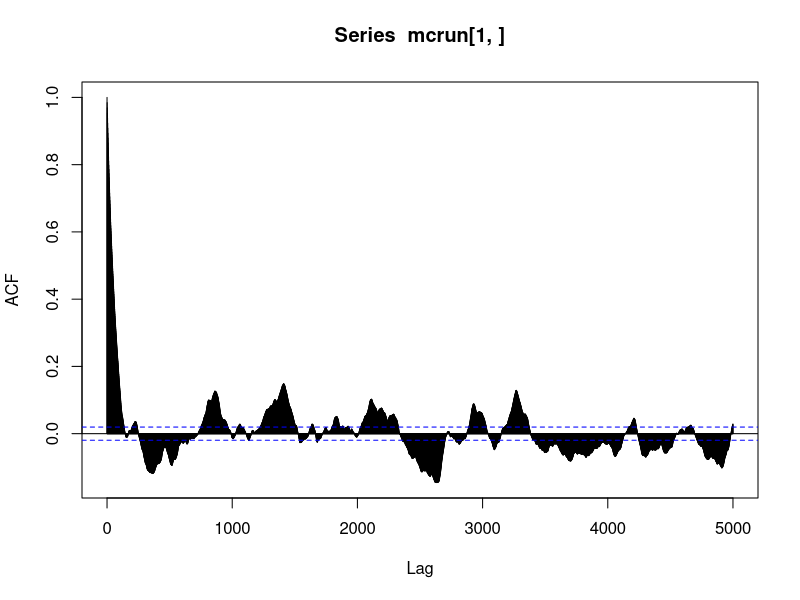
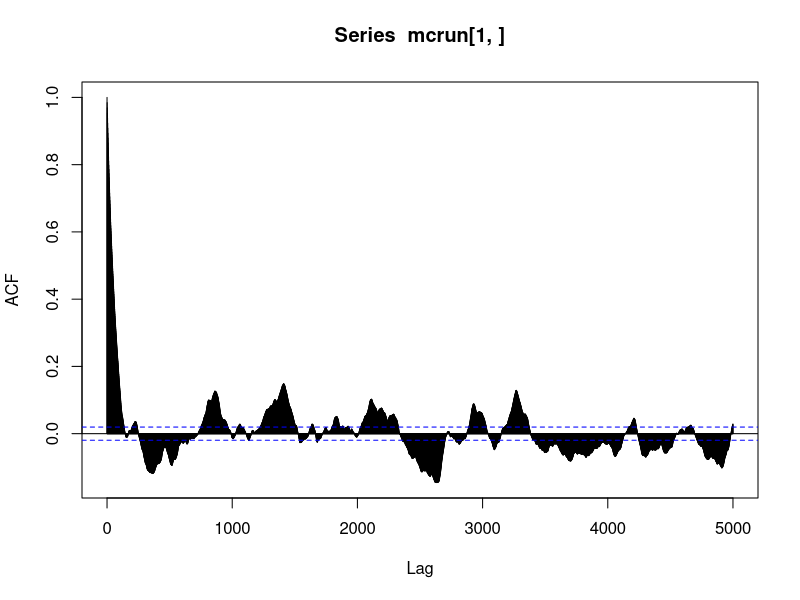
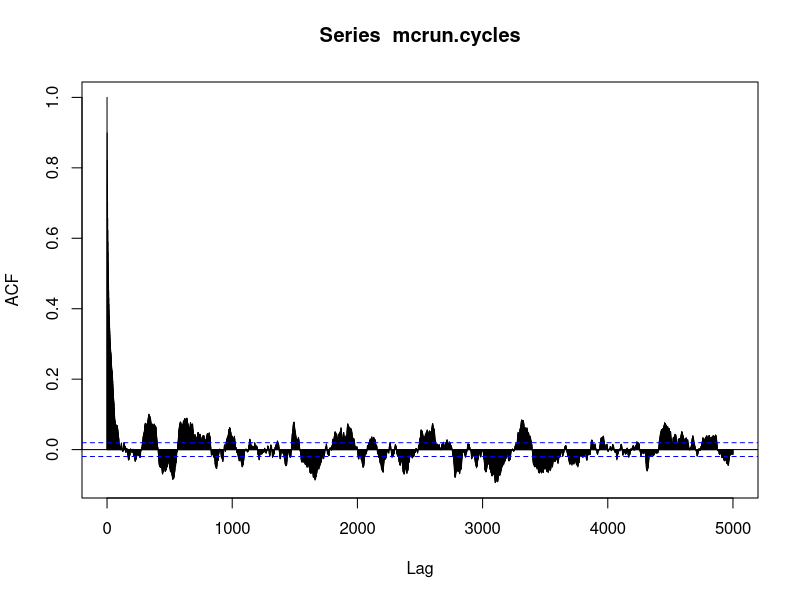
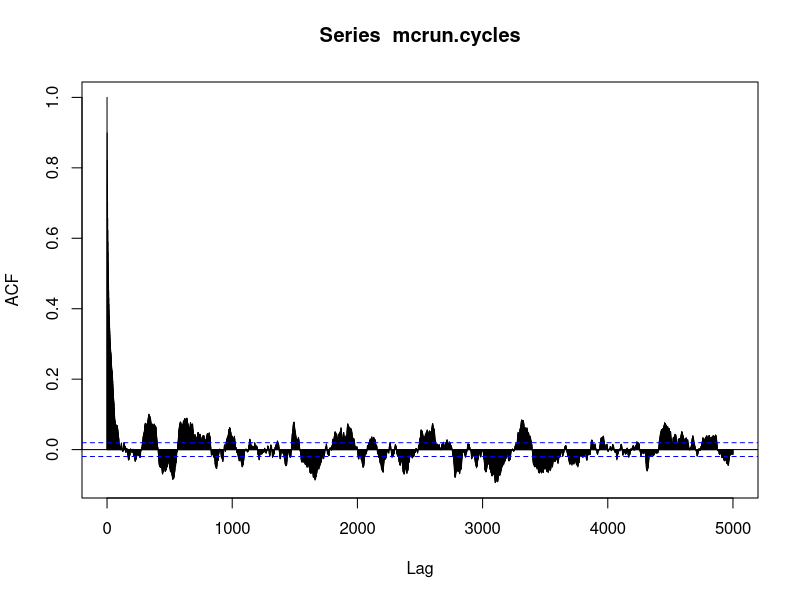
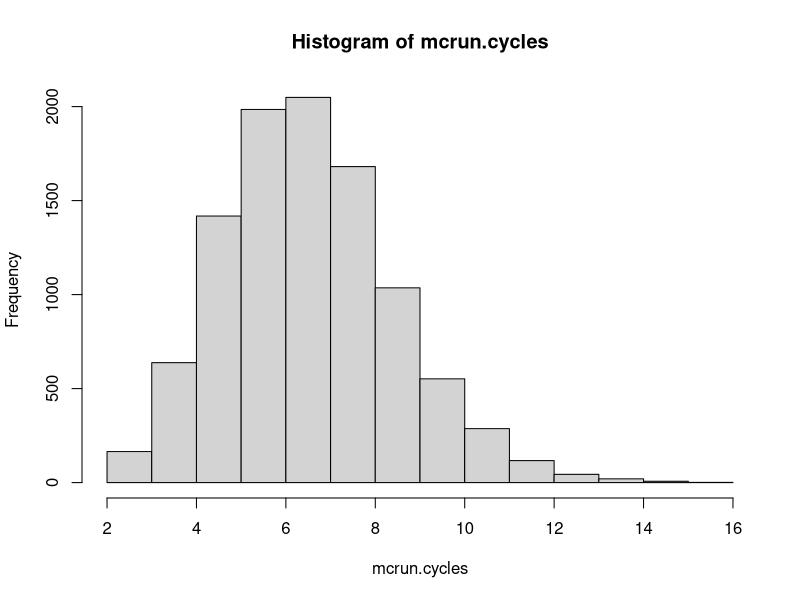
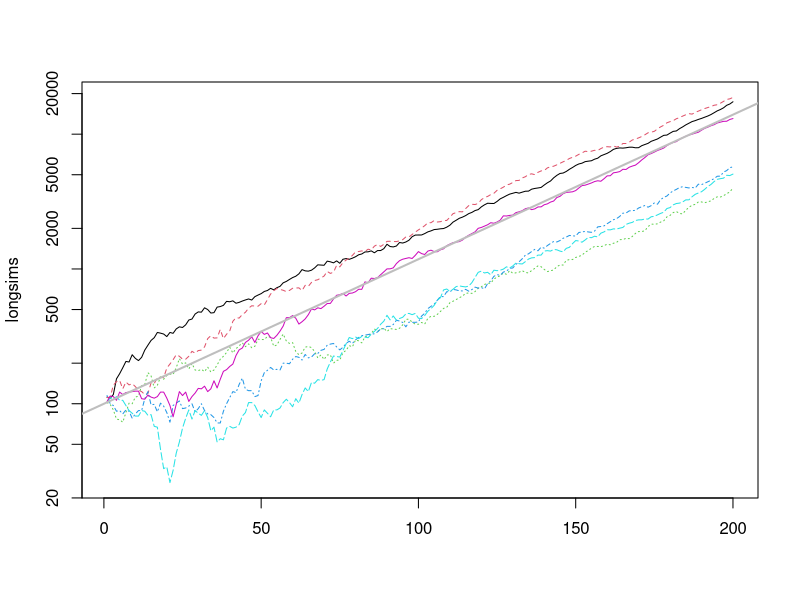
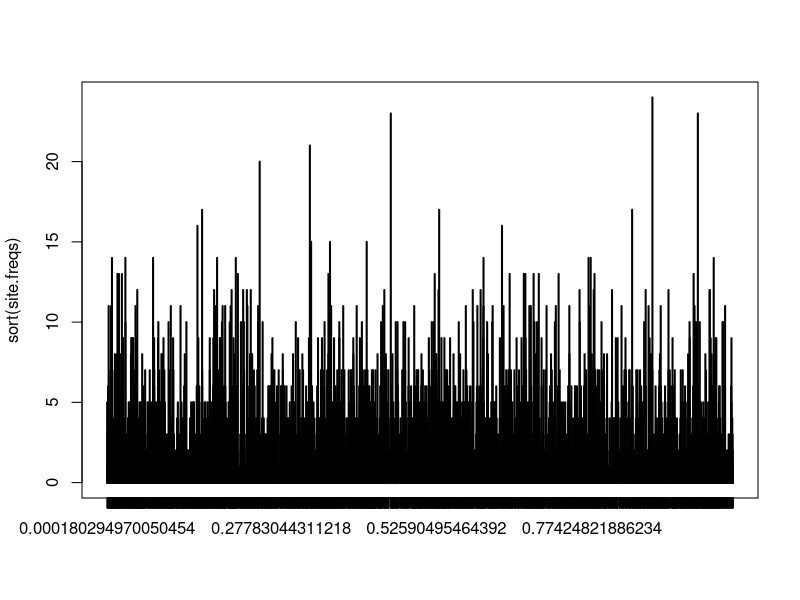

Write R code to recreate these figures, in order.
## ---- chunk 1
fig.dim <- 5
knitr::opts_chunk$set(fig.height=fig.dim,fig.width=2*fig.dim,fig.align='center')
## ---- chunk 2
move <- function (s) {
    jk <- sample.int(length(s),2,replace=TRUE)
    s[jk] <- rev(s[jk])
    return(s)
}
cycles <- function (s) {
    ncycles <- 1
    now <- 1
    done <- c(TRUE,rep(FALSE,length(s)-1))
    while (any(!done)) {
        now <- s[now]
        if (done[now]) {
            ncycles <- ncycles + 1
            now <- min(which(!done))
        }
        done[now] <- TRUE
    }
    return(ncycles)
}
mcmc <- function (s,nsteps, alpha) {
    ss <- matrix(0,nrow=length(s),ncol=nsteps)
    ncycles <- cycles(s)
    for (k in 1:nsteps) {
        ss[,k] <- s
        snew <- move(s)
        newcycles <- cycles(snew)
        if (runif(1) <= (newcycles/ncycles)^alpha) {
            s <- snew
            ncycles <- newcycles
        }
    }
    return(ss)
}
## ---- chunk 3
n <- 4
alpha <- 3
perms <- rbind(1:n,permute::allPerms(n)) # allPerms does *not* include the identity for some reason !?!?!
perm.cycles <- apply(perms,1,cycles)
perm.probs <- perm.cycles^alpha/sum(perm.cycles^alpha)
mcrun <- mcmc(sample.int(n),nsteps=100000,alpha=alpha)
mcrun <- mcmc(mcrun[,ncol(mcrun)],nsteps=100000,alpha=alpha)
cbind( theory=perm.probs,
      simulation=table(factor(apply(mcrun,2,paste,collapse=''),levels=apply(perms,1,paste,collapse='')))/ncol(mcrun)
  )
## ---- chunk 4
n <- 100
alpha <- 3
mcrun <- mcmc(sample.int(n),nsteps=1000,alpha=alpha)
mcrun <- mcmc(mcrun[,ncol(mcrun)],nsteps=10000,alpha=alpha)
mcrun.cycles <- apply(mcrun,2,cycles)
plot(acf(mcrun[1,],lag.max=ncol(mcrun)/2))
plot(acf(mcrun.cycles,lag.max=ncol(mcrun)/2))
## ---- chunk 5
hist(mcrun.cycles)
# mean number of cycles
mean(mcrun.cycles)
# mean squared number of cycles
mean(mcrun.cycles^2)
## ---- chunk 6
mu <- 0.05
# individuals are numeric vectors of insert locations
reproduce <- function (ind) {
    jumped <- ( rbinom(length(ind),size=1,prob=mu)>0 )
    newind <- c( ind[!jumped], runif(2*sum(jumped)) )
    return( newind[ rbinom(length(newind),size=1,prob=1/2)>0 ] )
}
sim.gen <- function (pop,N=length(pop)) {
    parents <- cbind( mom=sample.int(length(pop),N,replace=TRUE), pop=sample.int(N,length(pop),replace=TRUE))
    newpop <- vector(mode="list",length=N)
    for (k in 1:N) {
        newpop[[k]] <- reproduce( unique(unlist(pop[parents[k,]])) )
    }
    return(newpop)
}
sim.gens <- function (pop,n,max.copies=Inf,count.copies=FALSE) {
    if (count.copies) { 
        counts <- numeric(n)
        counts[1] <- length(unlist(pop))
    }
    for (k in 2:n) {
        pop <- sim.gen(pop)
        n.copies <- length(unlist(pop))
        if (count.copies) {
            counts[k] <- n.copies
        }
        if ( n.copies==0 || n.copies>max.copies ) {
            break;
        }
    }
    if (count.copies) { pop <- counts }
    attr(pop,"gen") <- k
    return(pop)
}
## ---- chunk 7
N <- 1e2
init.pop <- list( c(0.5), numeric(0) )[c(1,rep(2,N-1))]
nreps <- 1000
ngens <- 1000
max.copies <- 100
many.pops <- replicate( nreps, sim.gens(init.pop,ngens,max.copies=max.copies), simplify=FALSE )
gens <- sapply( many.pops, attr, "gen" )
copies <- sapply( lapply(many.pops,unlist), length )
prob.estab <- mean(copies>0)
## ---- chunk 8
usethese <- sample(which(copies>0),6)
longsims <- sapply( many.pops[usethese], sim.gens, n=200, max.copies=1e5, count.copies=TRUE )
matplot(longsims,type='l',log='y')
abline(log10(100),log10(1+mu/2),col='grey',lwd=2)
## ---- chunk 9
N <- 1e3
while( TRUE ) {
    longsim <- sim.gens( many.pops[[usethese[1]]], n=200, max.copies=1e5 )
    if ( length(unlist(longsim))!=0 ) { break }
}
site.freqs <- table( unlist(longsim) )
plot(sort(site.freqs))
